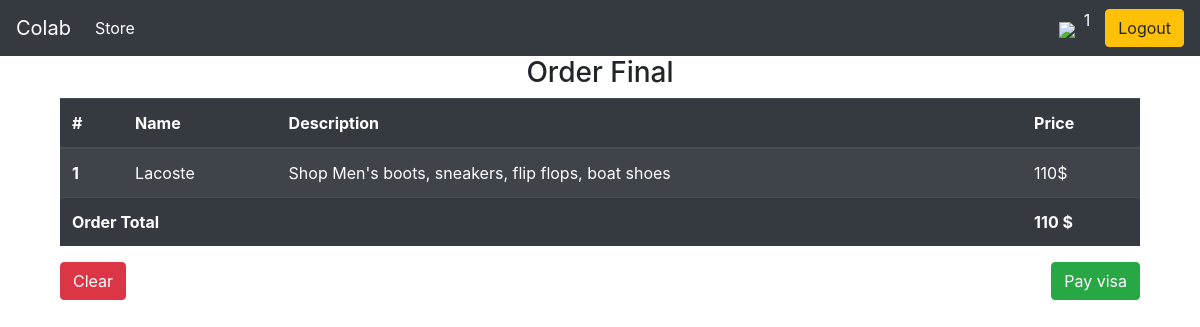
/summary/ (signed in), run on the app's committed database.
### product/models.py (models this page shows, shortened)
class Order(models.Model):
	author = models.IntegerField(default=0)
	carts = models.ManyToManyField(Cart)
	finish = models.BooleanField(default=False)
	user = models.ForeignKey(settings.AUTH_USER_MODEL,
                             on_delete=models.SET_NULL, blank=True, null=True)
	pay_stripe = models.ForeignKey('PayStripe', on_delete=models.SET_NULL, blank=True, null=True)
	def get_sum(self):
		total = 0
		for order_item in self.carts.all():
			total = order_item.product.price + total
		return total
	def get_item_count(self):
		result = self.carts.all().count()
		return result

class Cart(models.Model):
	product = models.ForeignKey(Product, on_delete=models.CASCADE)
	user = models.ForeignKey(settings.AUTH_USER_MODEL,on_delete=models.CASCADE,)
	finish = models.BooleanField(default=False)

class Product(models.Model):
	title = models.CharField(max_length=400, default=0)
	desc = models.CharField(max_length=400, default=0)
	user = models.ForeignKey(settings.AUTH_USER_MODEL,on_delete=models.CASCADE,)
	price = models.IntegerField(default=0)
	image = models.ImageField(upload_to = '', default = 'none/no-img.jpg')
	slug = models.SlugField()

### product/views.py (the view)
# urls.py: path('summary/', views.SummaPage.as_view(), name='api-summary'),
def SummaPage(request):
	if Order.objects.filter(user=request.user, finish=False).exists():
		order = Order.objects.get(user=request.user, finish=False)
		context = {
		'object': order
		}
		return render(request, 'product/order.html', context)
	else:
		messages.error(request, "Cart is empty")
		return redirect("/")

### product/templatetags/cart_item.py (called while the page is built)
@register.simple_tag(takes_context=True)
def get_cart_item(context):
	try:
		request = context['request']
		get_total = Order.objects.get(user=request.user, finish=False)
		result = get_total.get_item_count()
		return result
	except Exception as e:
		return "0"

### templates/product/order.html
{% extends "base.html" %}
{% block content %}
  <main>
    <div class="container">
<h3><center>Order Final</center></h3>
<table class="table table-striped table-dark">
  <thead>
    <tr>
      <th scope="col">#</th>
      <th scope="col">Name</th>
      <th scope="col">Description</th>
      <th scope="col">Price</th>
    </tr>
  </thead>
  <tbody>
     {% for order_item in object.carts.all %}
        <tr>
            <th scope="row">{{ forloop.counter }}</th>
            <td>{{ order_item.product.title }}</td>
            <td>{{ order_item.product.desc|slice:"50" }}</td>
            <td>{{ order_item.product.price }}$</td>
        </tr>
    {% endfor %}
        <tr>
            <td colspan="3"><b>Order Total</b></td>
            <td><b>{{ object.get_sum }} $</b></td>
        </tr>
  </tbody>
</table>
<a class='btn btn-danger float-left' href='/clear/'>Clear</a>
<a class='btn btn-success float-right ml-2' href='/pay/'>Pay visa</a>
{% endblock content %}

### templates/base.html (shortened to what this page needs)
<!DOCTYPE html>
<html>
  <head>
{% load static %}
<link rel="stylesheet" href='{% static "/bootstrap/css/bootstrap.min.css" %}'>
  </head>
  <body>
    <nav class="navbar navbar-expand-lg navbar-dark bg-dark">
      <a class="navbar-brand" href={%url 'product:list-product' %}>Colab</a>
      <div class="collapse navbar-collapse" id="navbarSupportedContent">
        <ul class="navbar-nav mr-auto">
          <li class="nav-item active">
            <a class="nav-link" href=#>Store <span class="sr-only">(current)</span></a>
          </li>
        </ul>
        <div class="form-inline my-2 my-lg-0">
             <a href={%url 'product:summary' %}>
                <img  id="cart-icon" style="width:25px; display: inline-block;" src="{% static 'admin/img/cart_image.png' %}">
            <p id="cart-total" style="color: white;">{% load cart_item %} {% get_cart_item %}</p>
            {% if request.user.is_authenticated %}
            <a href="{%url 'account_logout' %}"class="btn btn-warning" style="margin-left: 15px;">Logout</a>
            {% else %}
            <a href="{% url 'account_login'%}"class="btn btn-warning" style="margin-left: 15px;">Login</a>
            {% endif %}
        </div>
      </div>
    </nav>
    <div class="container">
    {% block body %}
    {% block content %}
    {% endblock %}
    {% endblock %}
    </div>
  </body>
</html>

### data on the page
Cart: product "Lacoste", product.desc "Shop Men's boots, sneakers, flip flops, boat shoes", product.price "110"
Order: get_sum "110"
